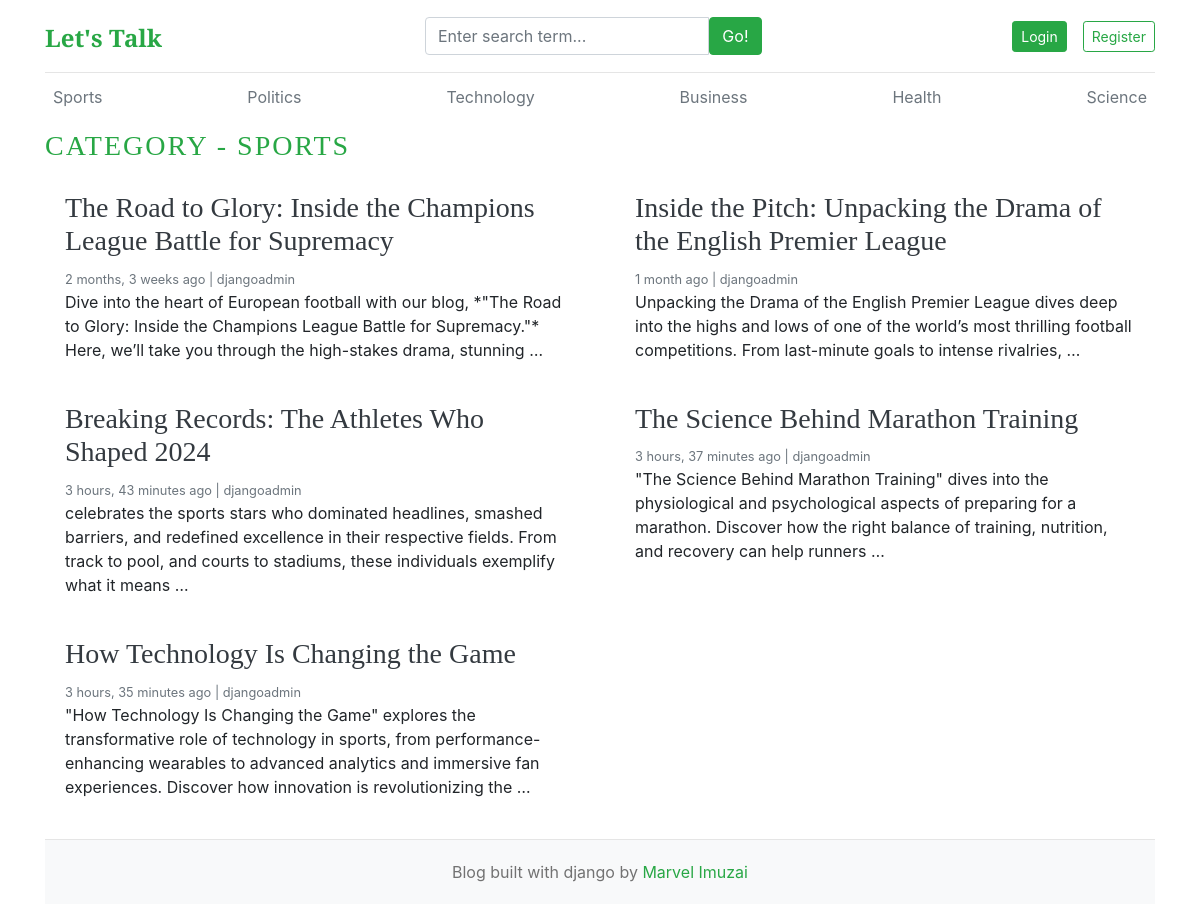
Page /category/1 on the committed database.
### blogs/models.py (models this page shows, shortened)
class Category(models.Model):
    category_name = models.CharField(max_length=50, unique=True)
    created_at = models.DateTimeField(auto_now_add=True)
    updated_at = models.DateTimeField(auto_now=True)
    class Meta:
        verbose_name_plural = 'categories'
    def __str__(self) -> str:
        return self.category_name

class Blog(models.Model):
    title = models.CharField(max_length=100)
    slug = models.SlugField(max_length=150, unique=True, blank=True)
    category = models.ForeignKey(Category, on_delete=models.CASCADE)
    author = models.ForeignKey(User, on_delete=models.CASCADE)
    feature_image = models.ImageField(upload_to="uploads/%Y/%m/%d")
    short_description = models.TextField(max_length=500)
    blog_body = models.TextField(max_length=2000)
    status = models.CharField(max_length=20, choices=STATUS_CHOICES, default="Draft")
    is_featured = models.BooleanField(default=False)
    created_at = models.DateTimeField(auto_now_add=True)
    updated_at = models.DateTimeField(auto_now=True)

### blogs/views.py (the view)
# urls.py: path("<int:category_id>", views.posts_by_category, name="posts_by_category")
def posts_by_category(request, category_id):
    posts = Blog.objects.filter(status="Published", category=category_id)
    category = get_object_or_404(Category, pk=category_id)
    context = {
        "posts" : posts,
        "category" : category
    }
    return render(request, "posts_by_category.html", context)

### blogs/context_processors.py (called while the page is built)
def get_categories(request):
    categories = Category.objects.all()
    return dict(categories=categories)

def get_social_links(request):
    social_links = SocialLink.objects.all()
    return dict(social_links=social_links)

### templates/posts_by_category.html
{% extends "base.html" %}
{% block content %}
  <h3 class="text-uppercase text-success" style="letter-spacing: 2px;">Category - {{category}}</h3>
  <div class="row mb-2">
    {% if posts %}
    {% for post in posts %}
    <div class="col-md-6">
      <div class="card border-0" >
        <div class="card-body">
          <h3><a href="{% url "blogs" post.slug %}" class="text-dark">{{post.title}}</a></h3>
          <small class="mb-1 text-muted">{{post.created_at | timesince}} ago | {{post.author}}</small>
          <p class="card-text">{{post.short_description | truncatewords:30}}</p>
        </div>
      </div>
    </div>
    {% endfor %}
    {% else %}
    <p>No post found</p>
    {% endif %}
  </div>
{% endblock %}

### templates/base.html (shortened to what this page needs)
{% load static %}
<!DOCTYPE html>
<html lang="en">
<head>
    <link href="https://getbootstrap.com/docs/4.0/dist/css/bootstrap.min.css" rel="stylesheet">
    <link href="{% static "css/blog.css" %}" rel="stylesheet">
    <link rel="stylesheet" href="https://cdnjs.cloudflare.com/ajax/libs/font-awesome/4.7.0/css/font-awesome.min.css">
</head>
<body>
    <div class="container">
        <header class="blog-header py-3">
            <div class="row flex-nowrap justify-content-between align-items-center">
                <div class="col-4 pt-1">
                    <a class="blog-header-logo text-success" href="/">Let's Talk</a>
                </div>
                <div class="col-4">
                    <form action="{% url "search" %}" method="GET">
                        <div class="input-group">
                            <input class="form-control " type="text" name="keyword" value="{{keyword}}" placeholder="Enter search term..." aria-label="Enter search term..." aria-describedby="button-search" />
                            <button type="submit" class="btn btn-success" id="button-search" type="button">Go!</button>
                        </div>
                    </form>
                </div>
                <div class="col-4 d-flex justify-content-end align-items-center">
                    {% if not user.is_authenticated %}
                        <a class="btn btn-sm btn-success" href="{% url "login" %}">Login</a>
                        <a class="btn btn-sm btn-outline-success" href="{% url "register" %}">Register</a>
                    {% else %}
                        {% if user.is_staff or user.is_superuser %}
                            <span><a href="{% url "dashboard" %}" class="text-success">Dashboard</a></span>
                            &emsp;
                        {% endif %}
                        <span><a href="{% url "logout" %}" class="text-success">Logout</a></span>
                    {% endif %}
                </div>
            </div>
        </header>
        <div class="nav-scroller py-1 mb-2">
            <nav class="nav d-flex justify-content-between">
                {% for cat in categories %}
                    <a class="p-2 text-muted" href="{% url "posts_by_category" cat.id %}">{{cat.category_name}}</a>
                {% endfor %}
            </nav>
        </div>
        {% block content %}
        {% endblock %}
        <footer class="blog-footer">
            <p> Blog built with django by <a href="#" class="text-success">Marvel Imuzai</a></p>
        </footer>
    </div>
</body>
</html>

### static/css/blog.css (style rules this page uses)
.blog-header { border-bottom: 1px solid #e5e5e5; }
.blog-header-logo { font-family: "Playfair Display", Georgia, "Times New Roman", serif; font-size: 2.25rem; }
h1, h2, h3, h4, h5, h6 { font-family: "Playfair Display", Georgia, "Times New Roman", serif; }
.blog-footer { padding: 2.5rem 0; color: #727272; text-align: center; background-color: #f9f9f9; border-top: .05rem solid #e5e5e5; }
.blog-footer p:last-child { margin-bottom: 0; }

### templates/base.html (style rules this page uses)
.blog-footer { text-align: center; padding: 20px; background-color: #f8f9fa; margin-top: 20px; }
.blog-header-logo { font-weight: bold; font-size: 1.5rem; color: #000; text-decoration: none; }

### rows in the picture
Category: category_name "Sports", category_name "SPORTS"
Category: category_name "Politics"
Category: category_name "Technology"
Category: category_name "Business"
Category: category_name "Health"
Category: category_name "Science"
Blog: title "The Road to Glory: Inside the Champions League Battle for Supremacy", created_at "2 months, 3 weeks", author "djangoadmin", short_description "Dive into the heart of European football with our blog, *\"The Road to Glory: Inside the Champions League Battle for Supremacy.\"* Here, we’ll take you through the high-stakes drama, stunning …"
Blog: title "Inside the Pitch: Unpacking the Drama of the English Premier League", created_at "1 month", author "djangoadmin", short_description "Unpacking the Drama of the English Premier League dives deep into the highs and lows of one of the world’s most thrilling football competitions. From last-minute goals to intense rivalries, …"
Blog: title "Breaking Records: The Athletes Who Shaped 2024", created_at "3 hours, 43 minutes", author "djangoadmin", short_description "celebrates the sports stars who dominated headlines, smashed barriers, and redefined excellence in their respective fields. From track to pool, and courts to stadiums, these individuals exemplify what it means …"
Blog: title "The Science Behind Marathon Training", created_at "3 hours, 37 minutes", author "djangoadmin", short_description "\"The Science Behind Marathon Training\" dives into the physiological and psychological aspects of preparing for a marathon. Discover how the right balance of training, nutrition, and recovery can help runners …"
Blog: title "How Technology Is Changing the Game", created_at "3 hours, 35 minutes", author "djangoadmin", short_description "\"How Technology Is Changing the Game\" explores the transformative role of technology in sports, from performance-enhancing wearables to advanced analytics and immersive fan experiences. Discover how innovation is revolutionizing the …"
